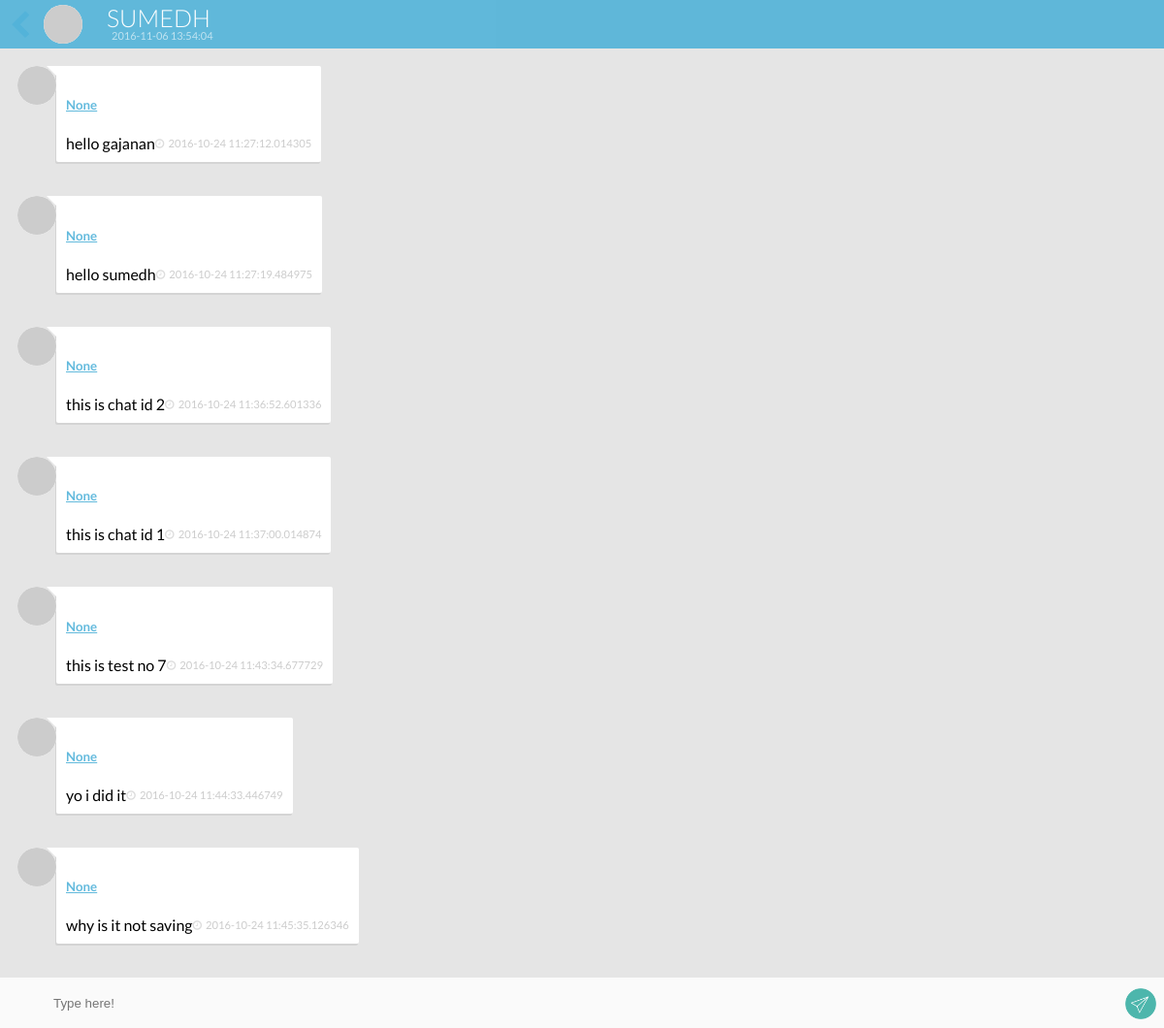
The page /welcome/chat (signed in) on the database its author committed.
### app/models.py (models this page shows, shortened)
class User(UserMixin,db.Model):
	__tablename__ = 'users'
	id = db.Column(db.Integer,primary_key = True)
	firstname = db.Column(db.String(50),nullable = True)
	lastname = db.Column(db.String(50),nullable = True)
	email = db.Column(db.String(50),nullable = True)
	username = db.Column(db.String(64),nullable = True)
	password = db.Column(db.String(100),nullable = True)
	password_hash = db.Column(db.String(128), nullable = True)
	confirmed = db.Column(db.Boolean, default = False)
	question = db.relationship("Question", backref = "owner", lazy = 'dynamic')
	location = db.Column(db.String(64),nullable = True)
	about_me = db.Column(db.Text(),nullable = True)
	member_since = db.Column(db.DateTime(), default=datetime.utcnow,nullable = True)
	last_seen = db.Column(db.DateTime(), default=datetime.utcnow,nullable = True)
	posts = db.relationship('Posts', backref = 'author', lazy = 'dynamic')
	fetchedChat = db.relationship('Chats', backref = 'messenger', lazy = 'dynamic')
	followed = db.relationship('Follow', foreign_keys = [Follow.follower_id],backref=db.backref('follower', lazy='joined'),lazy='dynamic',cascade='all, delete-orphan')
	followers = db.relationship('Follow', foreign_keys = [Follow.followed_id], backref = db.backref('followed', lazy = 'joined'),lazy='dynamic',cascade='all, delete-orphan')
	def gravatar(self, size=100, default='identicon', rating='g'):
		if request.is_secure:
			url = 'https://secure.gravatar.com/avatar'
		else:
			url = 'http://www.gravatar.com/avatar'
		hash = hashlib.md5(self.email.encode('utf-8')).hexdigest()
		return '{url}/{hash}?s={size}&d={default}&r={rating}'.format(
			url=url, hash=hash, size=size, default=default, rating=rating)
	@property
	def password(self):
		raise AttributeError('password is not a readable attribute')
	@password.setter
	def password(self, password):
		self.password_hash = generate_password_hash(password)

class Chats(db.Model):
	__tablename__ = "chats"
	id = db.Column(db.Integer, primary_key = True)
	messages = db.Column(db.String)
	time = db.Column(db.String(100))
	chat_id = db.Column(db.Integer, db.ForeignKey('questions.id'))
	sender_name = db.Column(db.String, nullable = True)
	messenger_id = db.Column(db.Integer, db.ForeignKey('users.id'))

### app/main/views.py (the view)
@welcome.route('/chat', methods = ['GET','POST'])
@login_required
def chatroom():
	global chat_id
	chat_id = request.args.get('chat_id')
	fetchedChat = Chats.query.filter_by(chat_id = chat_id).all()
	return render_template('chattest.html', user = current_user, current_time = datetime.utcnow(), chat_id = chat_id, fetchedChat = fetchedChat)

### app/models.py (called while the page is built)
@login_manager.user_loader
def load_user(user_id):
	return User.query.get(int(user_id))

### app/main/templates/chattest.html (shortened to what this page needs)
<!DOCTYPE html>
<html>
<head>
  <link rel="stylesheet" type="text/css" href="{{url_for('static', filename = "assets/css/chattest.css")}}">
</head>
<body>
    <div class="menu">
        <div class="back"><a href = "{{url_for('auth.dashboard')}}"><i class="fa fa-chevron-left"></i> <img src="{{ user.gravatar(size = 256)}}" draggable="false"/></a></div>
        <div class="name">{{user.firstname}}</div>
        <div class="last">{{ current_time }}</div>
    </div>
    <ol class="chat">
        {% for message in fetchedChat %}
        <li class = "other">
          <div class="avatar"><img src="{{ user.gravatar() }}" draggable="false"/></div>
          <div class="msg">
            <h5><a href = "{{url_for('main.user_profile', user_id = message.messenger_id, message = message)}}">{{ message.sender_name }}</a></h5>
            {{ message.messages }}
            <time>{{ message.time }}</time>
          </div>
        </li>
        <br>
        {% endfor %}
    </ol>
        <input class="textarea" type="text" placeholder="Type here!" id = "usermsg"/><div class="emojis"></div>
        <div id = "sendbtn"></div>
  </body>
</html>

### app/static/assets/css/chattest.css (style rules this page uses)
html, body { background: #e5e5e5; font-family: 'Lato', sans-serif; margin: 0px auto; }
a { color: rgba(82,179,217,0.9); }
.menu { position: fixed; top: 0px; left: 0px; right: 0px; width: 100%; height: 50px; background: rgba(82,179,217,0.9); z-index: 100; -webkit-touch-callout: none; -webkit-user-select: none; -moz-user-select: none; -ms-user-select: none; }
.back { position: absolute; width: 90px; height: 50px; top: 0px; left: 0px; color: #fff; line-height: 50px; font-size: 30px; padding-left: 10px; cursor: pointer; }
.back img { position: absolute; top: 5px; left: 30px; width: 40px; height: 40px; background-color: rgba(255,255,255,0.98); border-radius: 100%; -webkit-border-radius: 100%; -moz-border-radius: 100%; -ms-border-radius: 100%; margin-left: 15px; }
.name { position: absolute; top: 3px; left: 110px; font-family: 'Lato'; font-size: 25px; font-weight: 300; color: rgba(255,255,255,0.98); cursor: default; }
.last { position: absolute; top: 30px; left: 115px; font-family: 'Lato'; font-size: 11px; font-weight: 400; color: rgba(255,255,255,0.6); cursor: default; }
.chat { list-style: none; background: none; margin: 0; padding: 0 0 50px 0; margin-top: 60px; margin-bottom: 10px; }
.chat li { padding: 0.5rem; overflow: hidden; display: flex; }
.chat .avatar { width: 40px; height: 40px; position: relative; display: block; z-index: 2; border-radius: 100%; -webkit-border-radius: 100%; -moz-border-radius: 100%; -ms-border-radius: 100%; background-color: rgba(255,255,255,0.9); }
.chat .avatar img { width: 40px; height: 40px; border-radius: 100%; -webkit-border-radius: 100%; -moz-border-radius: 100%; -ms-border-radius: 100%; background-color: rgba(255,255,255,0.9); -webkit-touch-callout: none; -webkit-user-select: none; -moz-user-select: none; -ms-user-select: none; }
.other .msg { order: 1; border-top-left-radius: 0px; box-shadow: -1px 2px 0px #D4D4D4; }
.other:before { content: ""; position: relative; top: 0px; right: 0px; left: 40px; width: 0px; height: 0px; border: 5px solid #fff; border-left-color: transparent; border-bottom-color: transparent; }
.msg { background: white; min-width: 50px; padding: 10px; border-radius: 2px; box-shadow: 0px 2px 0px rgba(0, 0, 0, 0.07); }
.msg time { font-size: 0.7rem; color: #ccc; margin-top: 3px; float: right; cursor: default; -webkit-touch-callout: none; -webkit-user-select: none; -moz-user-select: none; -ms-user-select: none; }
.msg time:before { content:"\f017"; color: #ddd; font-family: FontAwesome; display: inline-block; margin-right: 4px; }
input.textarea { position: fixed; bottom: 0px; left: 0px; right: 0px; width: 100%; height: 50px; z-index: 99; background: #fafafa; border: none; outline: none; padding-left: 55px; padding-right: 55px; color: #666; font-weight: 400; }
.emojis { position: fixed; display: block; bottom: 8px; left: 7px; width: 34px; height: 34px; background-image: url(http://i.imgur.com/5WUpcPZ.png); background-repeat: no-repeat; background-size: cover; z-index: 100; cursor: pointer; }
#sendbtn { position: fixed; display: block; bottom: 8px; right: 7px; width: 34px; height: 34px; background-image: url(../img/sendbtn.png); background-repeat: no-repeat; background-size: cover; z-index: 100; cursor: pointer; }

### rows shown on the page
User: firstname "SUMEDH"
Chats: sender_name "None", messages "hello gajanan", time "2016-10-24 11:27:12.014305"
Chats: sender_name "None", messages "hello sumedh", time "2016-10-24 11:27:19.484975"
Chats: sender_name "None", messages "this is chat id 2", time "2016-10-24 11:36:52.601336"
Chats: sender_name "None", messages "this is chat id 1", time "2016-10-24 11:37:00.014874"
Chats: sender_name "None", messages "this is test no 7", time "2016-10-24 11:43:34.677729"
Chats: sender_name "None", messages "yo i did it", time "2016-10-24 11:44:33.446749"
Chats: sender_name "None", messages "why is it not saving", time "2016-10-24 11:45:35.126346"
